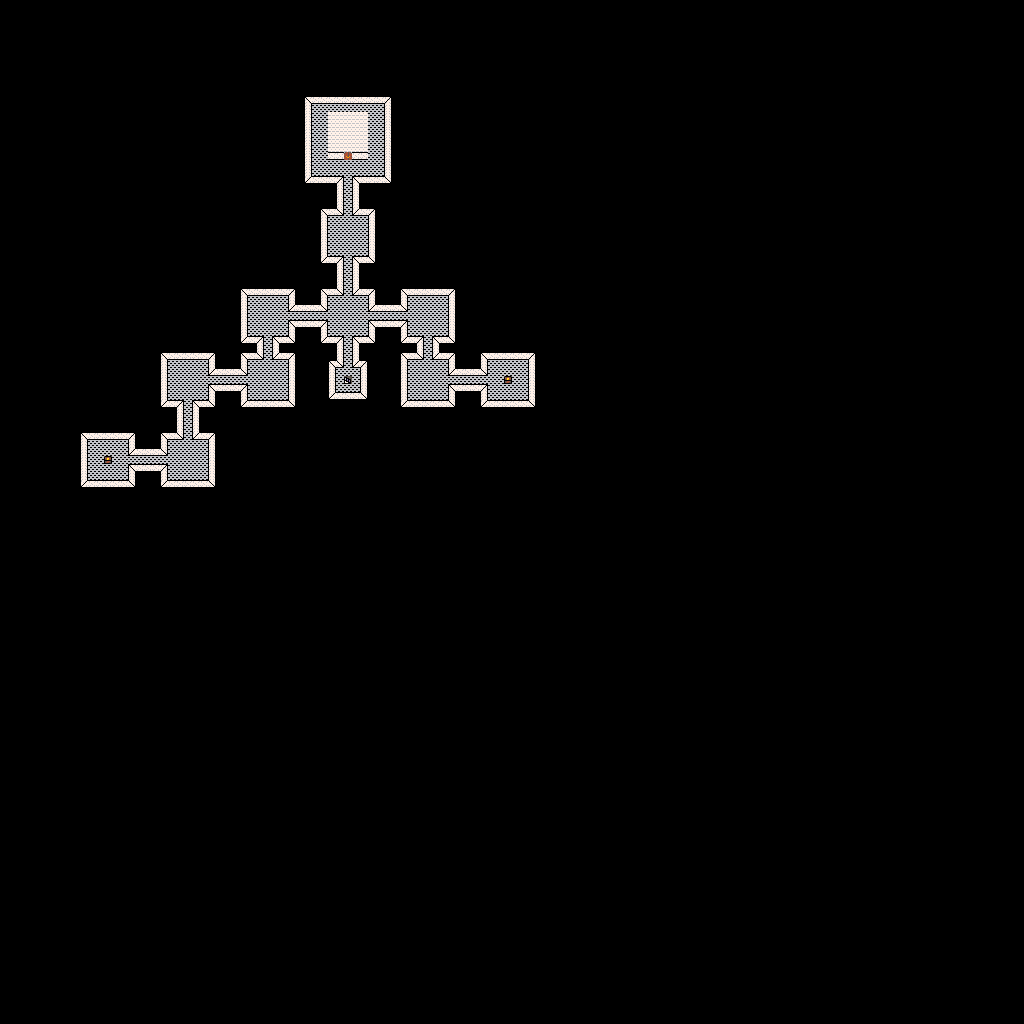

Rendered tile map (Tiled .tmx) drawn with the repository's tilesets; below, a short description and the map source with its tile grids summarised:
An orthogonal 128x128 tile map with 8x8 px tiles, 2 tile layers (Background, Ceiling), 3 hidden layers not drawn, 2 tilesets.

<map version="1.4" tiledversion="1.4.1" orientation="orthogonal" renderorder="right-down" width="128" height="128" tilewidth="8" tileheight="8" infinite="0" nextlayerid="6" nextobjectid="1">
 <tileset firstgid="1" source="Overworld.tsx" />
 <tileset firstgid="4097" source="Zones.tsx" />
 <layer id="1" name="Background" width="128" height="128">
  <data>[16384 cells, 728 non-empty, 11 distinct tile ids]</data>
 </layer>
 <layer id="2" name="MonsterZones" width="128" height="128" visible="0">
  <data>[16384 cells, 0 non-empty, 0 distinct tile ids]</data>
 </layer>
 <layer id="3" name="CanWalk" width="128" height="128" visible="0" opacity="0.38">
  <data>[16384 cells, 370 non-empty, 1 distinct tile ids]</data>
 </layer>
 <layer id="4" name="Ceiling" width="128" height="128">
  <data>[16384 cells, 28 non-empty, 3 distinct tile ids]</data>
 </layer>
 <layer id="5" name="Events" width="128" height="128" visible="0">
  <data>[16384 cells, 0 non-empty, 0 distinct tile ids]</data>
 </layer>
</map>
